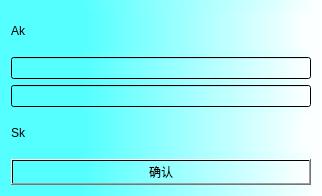
<?xml version="1.0" encoding="UTF-8"?>
<ui version="4.0">
 <class>AkSk</class>
 <widget class="QWidget" name="AkSk">
  <property name="geometry">
   <rect>
    <x>0</x>
    <y>0</y>
    <width>322</width>
    <height>196</height>
   </rect>
  </property>
  <property name="windowTitle">
   <string>Form</string>
  </property>
  <property name="styleSheet">
   <string notr="true">background-color: qlineargradient(spread:reflect, x1:0, y1:0, x2:1, y2:0, stop:0.248756 rgba(85, 255, 255, 255), stop:1 rgba(255, 255, 255, 255));</string>
  </property>
  <layout class="QGridLayout" name="gridLayout">
   <item row="0" column="0">
    <layout class="QHBoxLayout" name="horizontalLayout">
     <item>
      <layout class="QVBoxLayout" name="verticalLayout">
       <item>
        <widget class="QLabel" name="label">
         <property name="text">
          <string>Ak</string>
         </property>
        </widget>
       </item>
       <item>
        <layout class="QVBoxLayout" name="verticalLayout_2">
         <item>
          <widget class="QLineEdit" name="Ak"/>
         </item>
         <item>
          <widget class="QLineEdit" name="Sk"/>
         </item>
        </layout>
       </item>
       <item>
        <widget class="QLabel" name="label_2">
         <property name="text">
          <string>Sk</string>
         </property>
        </widget>
       </item>
      </layout>
     </item>
    </layout>
   </item>
   <item row="1" column="0">
    <widget class="QPushButton" name="pushButton">
     <property name="text">
      <string>确认</string>
     </property>
    </widget>
   </item>
  </layout>
 </widget>
 <resources/>
 <connections/>
</ui>
